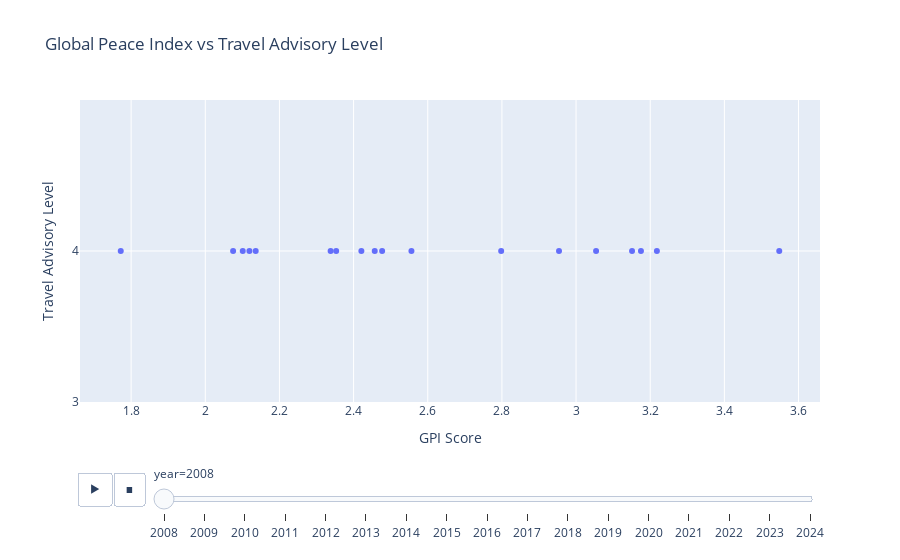

Source (notebook cell):
### Code cell
fig_gpi = px.scatter(
    merged_clean,
    x="gpi_score",
    y="advisory_level",
    animation_frame="year",
    hover_name="country",
    title="Global Peace Index vs Travel Advisory Level",
    labels={"gpi_score": "GPI Score", "advisory_level": "Travel Advisory Level"}
)

fig_gpi.update_layout(yaxis=dict(tickmode='array', tickvals=[1, 2, 3, 4]))
fig_gpi.show()

### Figure 1 — Plotly figure (JSON) as saved in the notebook; plotly's stock layout.template omitted (floating-point values rounded to 4 significant figures)
{"data": [{"hovertemplate": "<b>%{hovertext}</b><br><br>year=2008<br>GPI Score=%{x}<br>Travel Advisory Level=%{y}<extra></extra>", "hovertext": ["Afghanistan", "Belarus", "Burkina Faso", "Central African Republic", "Democratic Republic of the Congo", "Haiti", "Iran", "Iraq", "Lebanon", "Libya", "Mali", "Russia", "Somalia", "South Sudan", "Sudan", "Syria", "Ukraine", "Venezuela", "Yemen"], "legendgroup": "", "marker": {"color": "#636efa", "symbol": "circle"}, "mode": "markers", "name": "", "orientation": "v", "showlegend": false, "type": "scatter", "x": [3.218, 2.353, 1.772, 2.954, 2.798, 2.119, 2.477, 3.548, 2.556, 2.075, 2.338, 3.151, 3.175, NaN, 3.054, 2.101, 2.136, 2.457, 2.421], "xaxis": "x", "y": [4.0, 4.0, 4.0, 4.0, 4.0, 4.0, 4.0, 4.0, 4.0, 4.0, 4.0, 4.0, 4.0, 4.0, 4.0, 4.0, 4.0, 4.0, 4.0], "yaxis": "y"}], "layout": {"legend": {"tracegroupgap": 0}, "sliders": [{"active": 0, "currentvalue": {"prefix": "year="}, "len": 0.9, "pad": {"b": 10, "t": 60}, "steps": [{"args": [["2008"], {"frame": {"duration": 0, "redraw": false}, "fromcurrent": true, "mode": "immediate", "transition": {"duration": 0, "easing": "linear"}}], "label": "2008", "method": "animate"}, {"args": [["2009"], {"frame": {"duration": 0, "redraw": false}, "fromcurrent": true, "mode": "immediate", "transition": {"duration": 0, "easing": "linear"}}], "label": "2009", "method": "animate"}, {"args": [["2010"], {"frame": {"duration": 0, "redraw": false}, "fromcurrent": true, "mode": "immediate", "transition": {"duration": 0, "easing": "linear"}}], "label": "2010", "method": "animate"}, {"args": [["2011"], {"frame": {"duration": 0, "redraw": false}, "fromcurrent": true, "mode": "immediate", "transition": {"duration": 0, "easing": "linear"}}], "label": "2011", "method": "animate"}, {"args": [["2012"], {"frame": {"duration": 0, "redraw": false}, "fromcurrent": true, "mode": "immediate", "transition": {"duration": 0, "easing": "linear"}}], "label": "2012", "method": "animate"}, {"args": [["2013"], {"frame": {"duration": 0, "redraw": false}, "fromcurrent": true, "mode": "immediate", "transition": {"duration": 0, "easing": "linear"}}], "label": "2013", "method": "animate"}, {"args": [["2014"], {"frame": {"duration": 0, "redraw": false}, "fromcurrent": true, "mode": "immediate", "transition": {"duration": 0, "easing": "linear"}}], "label": "2014", "method": "animate"}, {"args": [["2015"], {"frame": {"duration": 0, "redraw": false}, "fromcurrent": true, "mode": "immediate", "transition": {"duration": 0, "easing": "linear"}}], "label": "2015", "method": "animate"}, {"args": [["2016"], {"frame": {"duration": 0, "redraw": false}, "fromcurrent": true, "mode": "immediate", "transition": {"duration": 0, "easing": "linear"}}], "label": "2016", "method": "animate"}, {"args": [["2017"], {"frame": {"duration": 0, "redraw": false}, "fromcurrent": true, "mode": "immediate", "transition": {"duration": 0, "easing": "linear"}}], "label": "2017", "method": "animate"}, {"args": [["2018"], {"frame": {"duration": 0, "redraw": false}, "fromcurrent": true, "mode": "immediate", "transition": {"duration": 0, "easing": "linear"}}], "label": "2018", "method": "animate"}, {"args": [["2019"], {"frame": {"duration": 0, "redraw": false}, "fromcurrent": true, "mode": "immediate", "transition": {"duration": 0, "easing": "linear"}}], "label": "2019", "method": "animate"}, {"args": [["2020"], {"frame": {"duration": 0, "redraw": false}, "fromcurrent": true, "mode": "immediate", "transition": {"duration": 0, "easing": "linear"}}], "label": "2020", "method": "animate"}, {"args": [["2021"], {"frame": {"duration": 0, "redraw": false}, "fromcurrent": true, "mode": "immediate", "transition": {"duration": 0, "easing": "linear"}}], "label": "2021", "method": "animate"}, {"args": [["2022"], {"frame": {"duration": 0, "redraw": false}, "fromcurrent": true, "mode": "immediate", "transition": {"duration": 0, "easing": "linear"}}], "label": "2022", "method": "animate"}, {"args": [["2023"], {"frame": {"duration": 0, "redraw": false}, "fromcurrent": true, "mode": "immediate", "transition": {"duration": 0, "easing": "linear"}}], "label": "2023", "method": "animate"}, {"args": [["2024"], {"frame": {"duration": 0, "redraw": false}, "fromcurrent": true, "mode": "immediate", "transition": {"duration": 0, "easing": "linear"}}], "label": "2024", "method": "animate"}], "x": 0.1, "xanchor": "left", "y": 0, "yanchor": "top"}], "title": {"text": "Global Peace Index vs Travel Advisory Level"}, "updatemenus": [{"buttons": [{"args": [null, {"frame": {"duration": 500, "redraw": false}, "fromcurrent": true, "mode": "immediate", "transition": {"duration": 500, "easing": "linear"}}], "label": "&#9654;", "method": "animate"}, {"args": [[null], {"frame": {"duration": 0, "redraw": false}, "fromcurrent": true, "mode": "immediate", "transition": {"duration": 0, "easing": "linear"}}], "label": "&#9724;", "method": "animate"}], "direction": "left", "pad": {"r": 10, "t": 70}, "showactive": false, "type": "buttons", "x": 0.1, "xanchor": "right", "y": 0, "yanchor": "top"}], "xaxis": {"anchor": "y", "domain": [0, 1], "title": {"text": "GPI Score"}}, "yaxis": {"anchor": "x", "domain": [0, 1], "tickmode": "array", "tickvals": [1, 2, 3, 4], "title": {"text": "Travel Advisory Level"}}}}
